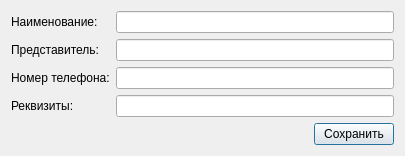
<?xml version="1.0" encoding="UTF-8"?>
<ui version="4.0">
 <class>AddOrSetProvider_Dialog</class>
 <widget class="QDialog" name="AddOrSetProvider_Dialog">
  <property name="geometry">
   <rect>
    <x>0</x>
    <y>0</y>
    <width>405</width>
    <height>153</height>
   </rect>
  </property>
  <property name="windowTitle">
   <string>Dialog</string>
  </property>
  <layout class="QGridLayout" name="gridLayout">
   <item row="0" column="0">
    <widget class="QLabel" name="label">
     <property name="text">
      <string>Наименование:</string>
     </property>
    </widget>
   </item>
   <item row="4" column="3">
    <widget class="QPushButton" name="pushButton_Save">
     <property name="text">
      <string>Сохранить</string>
     </property>
    </widget>
   </item>
   <item row="4" column="2">
    <spacer name="horizontalSpacer_2">
     <property name="orientation">
      <enum>Qt::Horizontal</enum>
     </property>
     <property name="sizeHint" stdset="0">
      <size>
       <width>93</width>
       <height>20</height>
      </size>
     </property>
    </spacer>
   </item>
   <item row="1" column="0">
    <widget class="QLabel" name="label_2">
     <property name="text">
      <string>Представитель:</string>
     </property>
    </widget>
   </item>
   <item row="2" column="0">
    <widget class="QLabel" name="label_3">
     <property name="text">
      <string>Номер телефона:</string>
     </property>
    </widget>
   </item>
   <item row="3" column="0">
    <widget class="QLabel" name="label_4">
     <property name="text">
      <string>Реквизиты:</string>
     </property>
    </widget>
   </item>
   <item row="4" column="0">
    <spacer name="horizontalSpacer">
     <property name="orientation">
      <enum>Qt::Horizontal</enum>
     </property>
     <property name="sizeHint" stdset="0">
      <size>
       <width>93</width>
       <height>20</height>
      </size>
     </property>
    </spacer>
   </item>
   <item row="4" column="1">
    <spacer name="horizontalSpacer_3">
     <property name="orientation">
      <enum>Qt::Horizontal</enum>
     </property>
     <property name="sizeHint" stdset="0">
      <size>
       <width>40</width>
       <height>20</height>
      </size>
     </property>
    </spacer>
   </item>
   <item row="3" column="1" colspan="3">
    <widget class="QLineEdit" name="lineEdit_Requisites"/>
   </item>
   <item row="2" column="1" colspan="3">
    <widget class="QLineEdit" name="lineEdit_PhoneNumber">
     <property name="maxLength">
      <number>13</number>
     </property>
    </widget>
   </item>
   <item row="1" column="1" colspan="3">
    <widget class="QLineEdit" name="lineEdit_PIB"/>
   </item>
   <item row="0" column="1" colspan="3">
    <widget class="QLineEdit" name="lineEdit_Name"/>
   </item>
  </layout>
 </widget>
 <resources/>
 <connections/>
</ui>
